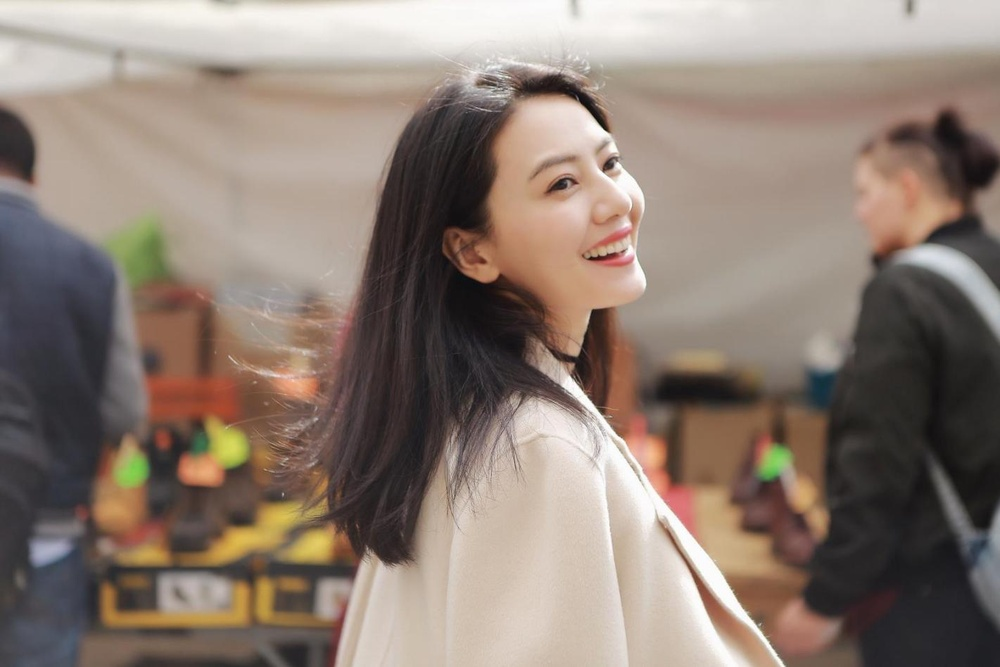
#> input picture 4.目标检测/gyy.jpg, 1000 x 667 px, shrunk from 1421 x 948 before the run
$ python anchor_IOU.py
#> lines starting #> are read from the running program, lines starting #| are printed output that depends on the picture
#目标检测  https://www.paddlepaddle.org.cn/tutorials/projectdetail/1659421
#YOLOV3  RCNN FastRCNN  FasterRCNN
#MaskRCNN  目标检测和实例分割

# 画图展示如何绘制边界框和锚框
import numpy as np
import matplotlib.pyplot as plt
import matplotlib.patches as patches
from matplotlib.image import imread
import math
import os

# 定义画矩形框的程序
def draw_rectangle(currentAxis, bbox, edgecolor = 'k', facecolor = 'y', fill=False, linestyle='-'):
    # currentAxis，坐标轴，通过plt.gca()获取
    # bbox，边界框，包含四个数值的list， [x1, y1, x2, y2]
    # edgecolor，边框线条颜色
    # facecolor，填充颜色
    # fill, 是否填充
    # linestype，边框线型
    # patches.Rectangle需要传入左上角坐标、矩形区域的宽度、高度等参数
    rect=patches.Rectangle((bbox[0], bbox[1]), bbox[2]-bbox[0]+1, bbox[3]-bbox[1]+1, linewidth=1,
                           edgecolor=edgecolor,facecolor=facecolor,fill=fill, linestyle=linestyle)
    currentAxis.add_patch(rect)


plt.figure(figsize=(5, 5))

filename = os.path.join(os.path.abspath("."),'gyy.jpg')
im = imread(filename)
#> im is the input picture: shape (667, 1000, 3); mean R, G, B 140.7, 125.5, 115.3
plt.imshow(im)

# 使用xyxy格式表示物体真实框
bbox1 = [214.29, 325.03, 399.82, 631.37]
bbox2 = [40.93, 141.1, 226.99, 515.73]
bbox3 = [247.2, 131.62, 480.0, 639.32]

currentAxis=plt.gca()

draw_rectangle(currentAxis, bbox1, edgecolor='r')
draw_rectangle(currentAxis, bbox2, edgecolor='r')
draw_rectangle(currentAxis, bbox3,edgecolor='r')

# 绘制锚框
def draw_anchor_box(center, length, scales, ratios, img_height, img_width):
    """
    以center为中心，产生一系列锚框
    其中length指定了一个基准的长度
    scales是包含多种尺寸比例的list
    ratios是包含多种长宽比的list
    img_height和img_width是图片的尺寸，生成的锚框范围不能超出图片尺寸之外
    """
    bboxes = []
    for scale in scales:
        for ratio in ratios:
            h = length*scale*math.sqrt(ratio)
            w = length*scale/math.sqrt(ratio)
            x1 = max(center[0] - w/2., 0.)
            y1 = max(center[1] - h/2., 0.)
            x2 = min(center[0] + w/2. - 1.0, img_width - 1.0)
            y2 = min(center[1] + h/2. - 1.0, img_height - 1.0)
            print(center[0], center[1], w, h)
            bboxes.append([x1, y1, x2, y2])

    for bbox in bboxes:
        draw_rectangle(currentAxis, bbox, edgecolor = 'b')

img_height = im.shape[0]
#> img_height = 667
img_width = im.shape[1]
#> img_width = 1000
# draw_anchor_box([800., 1000.], 300., [2.0], [0.5, 1.0, 2.0], img_height, img_width)


# ################# 以下为添加文字说明和箭头###############################

# plt.text(285, 285, 'G1', color='red', fontsize=20)
# plt.arrow(300, 288, 30, 40, color='red', width=0.001, length_includes_head=True, \
#          head_width=5, head_length=10, shape='full')

# plt.text(190, 320, 'A1', color='blue', fontsize=20)
# plt.arrow(200, 320, 30, 40, color='blue', width=0.001, length_includes_head=True, \
#          head_width=5, head_length=10, shape='full')

# plt.text(160, 370, 'A2', color='blue', fontsize=20)
# plt.arrow(170, 370, 30, 40, color='blue', width=0.001, length_includes_head=True, \
#          head_width=5, head_length=10, shape='full')

# plt.text(115, 420, 'A3', color='blue', fontsize=20)
# plt.arrow(127, 420, 30, 40, color='blue', width=0.001, length_includes_head=True, \
#          head_width=5, head_length=10, shape='full')

# #draw_anchor_box([200., 200.], 100., [2.0], [0.5, 1.0, 2.0])
# plt.show()


# 计算IoU，矩形框的坐标形式为xyxy，这个函数会被保存在box_utils.py文件中
def box_iou_xyxy(box1, box2):
    # 获取box1左上角和右下角的坐标
    x1min, y1min, x1max, y1max = box1[0], box1[1], box1[2], box1[3]
    # 计算box1的面积
    s1 = (y1max - y1min + 1.) * (x1max - x1min + 1.)
    # 获取box2左上角和右下角的坐标
    x2min, y2min, x2max, y2max = box2[0], box2[1], box2[2], box2[3]
    # 计算box2的面积
    s2 = (y2max - y2min + 1.) * (x2max - x2min + 1.)

    # 计算相交矩形框的坐标
    xmin = np.maximum(x1min, x2min)
    ymin = np.maximum(y1min, y2min)
    xmax = np.minimum(x1max, x2max)
    ymax = np.minimum(y1max, y2max)
    # 计算相交矩形行的高度、宽度、面积
    inter_h = np.maximum(ymax - ymin + 1., 0.)
    inter_w = np.maximum(xmax - xmin + 1., 0.)
    intersection = inter_h * inter_w
    # 计算相并面积
    union = s1 + s2 - intersection
    # 计算交并比
    iou = intersection / union
    return iou


bbox1 = [100., 100., 200., 200.]
bbox2 = [210., 210., 220., 220.]
iou = box_iou_xyxy(bbox1, bbox2)
print('IoU is {}'.format(iou))


# 计算IoU，矩形框的坐标形式为xywh
def box_iou_xywh(box1, box2):
    x1min, y1min = box1[0] - box1[2]/2.0, box1[1] - box1[3]/2.0
    x1max, y1max = box1[0] + box1[2]/2.0, box1[1] + box1[3]/2.0
    s1 = box1[2] * box1[3]

    x2min, y2min = box2[0] - box2[2]/2.0, box2[1] - box2[3]/2.0
    x2max, y2max = box2[0] + box2[2]/2.0, box2[1] + box2[3]/2.0
    s2 = box2[2] * box2[3]

    xmin = np.maximum(x1min, x2min)
    ymin = np.maximum(y1min, y2min)
    xmax = np.minimum(x1max, x2max)
    ymax = np.minimum(y1max, y2max)
    inter_h = np.maximum(ymax - ymin, 0.)
    inter_w = np.maximum(xmax - xmin, 0.)
    intersection = inter_h * inter_w

    union = s1 + s2 - intersection
    iou = intersection / union
    return iou

bbox1 = [100., 100., 200., 200.]
bbox2 = [120., 120., 220., 220.]
iou = box_iou_xywh(bbox1, bbox2)
print('IoU is {}'.format(iou))
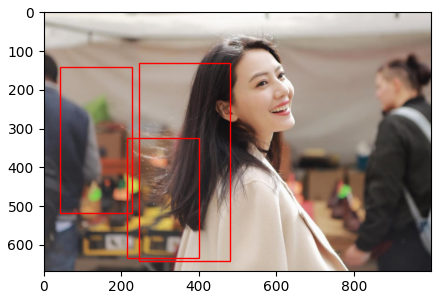
#> figure drawn by matplotlib, 1 panel
